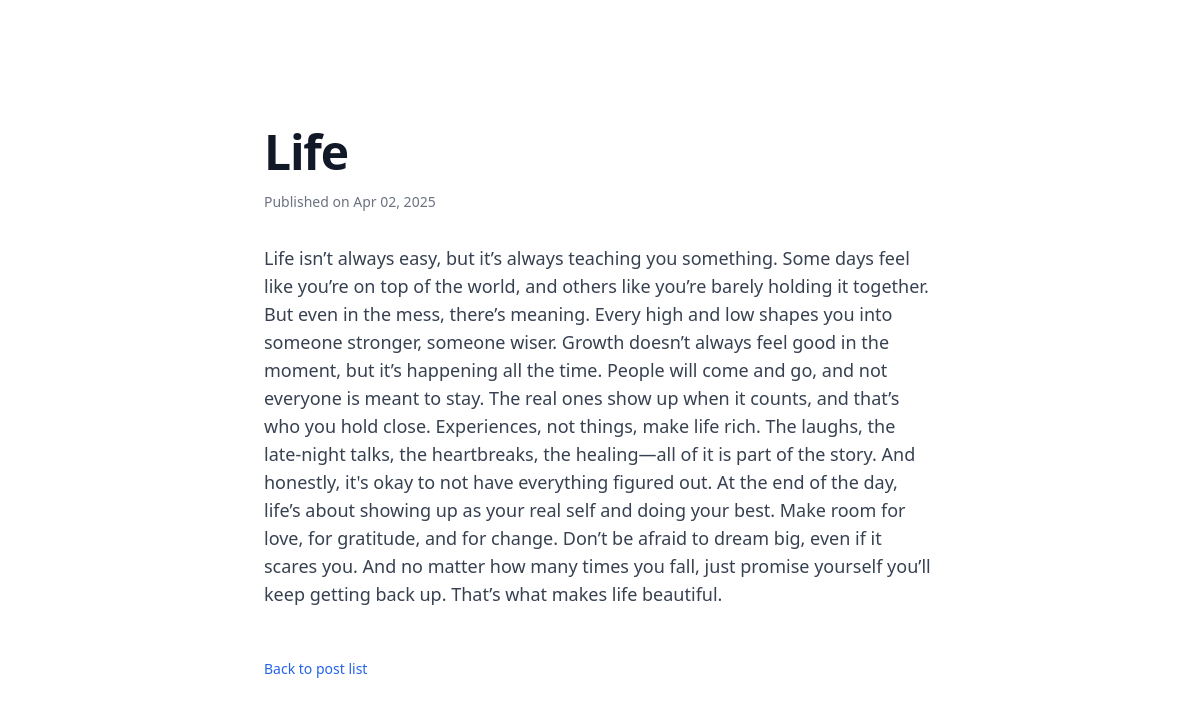
/blog/2025/4/2/life/, run on the app's committed database.
### blog/models.py (models this page shows, shortened)
class Post(models.Model):
 author= models.ForeignKey(settings.AUTH_USER_MODEL, on_delete=models.CASCADE)
 title = models.CharField(max_length=255)
 slug= models.SlugField()
 body = models.TextField()
 publish = models.DateTimeField()
 created = models.DateTimeField(auto_now_add=True)
 updated = models.DateTimeField(auto_now=True)
 status = models.CharField(max_length=2,choices=Status.choices, default=Status.DRAFT)

### blog/views.py (the view)
# urls.py: path('<int:year>/<int:month>/<int:day>/<slug:post>/', views.post_detail, name='post_detail'),
def post_detail(request, year, month, day, post):
    post = get_object_or_404(
        Post,
        slug=post,
        publish__year=year,
        publish__month=month,
        publish__day=day
    )
    return render(request, 'blog/post/detail.html', {'post': post})

### blog/templates/blog/post/detail.html (shortened to what this page needs)
<!DOCTYPE html>
<html lang="en">
<head>
    <script src="https://cdn.tailwindcss.com"></script>
</head>
<body>
    <div class="bg-white py-24 sm:py-32">
        <div class="mx-auto max-w-7xl px-6 lg:px-8">
            <article class="mx-auto max-w-2xl">
                <h1 class="text-4xl font-bold tracking-tight text-gray-900 sm:text-5xl">{{ post.title }}</h1>
                <p class="mt-4 text-sm text-gray-500">
                    Published on {{ post.publish|date:"M d, Y" }}
                </p>
                <div class="mt-8 text-gray-700 text-lg">
                    <p>{{ post.body }}</p>
                </div>
                <div class="mt-12">
                    <a href="{% url 'blog:post_list' %}" class="text-sm font-medium text-blue-600 hover:text-blue-500">
                        Back to  post list
                    </a>
                </div>
            </article>
        </div>
    </div>
</body>
</html>

### data on the page
Post: title "Life", publish "Apr 02, 2025", body "Life isn’t always easy, but it’s always teaching you something. Some days feel like you’re on top of the world, and others like you’re barely holding it together. But even in the mess, there’s meaning. Every high and low shapes you into someone stronger, someone wiser. Growth doesn’t always feel good in the moment, but it’s happening all the time. People will come and go, and not everyone is meant to stay. The real ones show up when it counts, and that’s who you hold close. Experiences, not things, make life rich. The laughs, the late-night talks, the heartbreaks, the healing—all of it is part of the story. And honestly, it's okay to not have everything figured out. At the end of the day,…"
